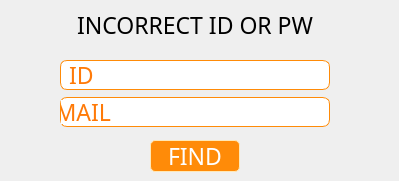
        <widget class="QWidget" name="findPwPage">
         <widget class="QLabel" name="idForFindPwLabel">
          <property name="geometry">
           <rect>
            <x>69</x>
            <y>63</y>
            <width>30</width>
            <height>24</height>
           </rect>
          </property>
          <property name="font">
           <font>
            <family>TMON_1.0</family>
            <pointsize>17</pointsize>
           </font>
          </property>
          <property name="styleSheet">
           <string notr="true">color: rgb(255, 122, 8);
background-color:white;</string>
          </property>
          <property name="text">
           <string>ID</string>
          </property>
          <property name="alignment">
           <set>Qt::AlignLeading|Qt::AlignLeft|Qt::AlignVCenter</set>
          </property>
         </widget>
         <widget class="QLineEdit" name="mailForFindPwInput">
          <property name="geometry">
           <rect>
            <x>60</x>
            <y>97</y>
            <width>270</width>
            <height>30</height>
           </rect>
          </property>
          <property name="styleSheet">
           <string notr="true">background-color: white;
border-radius: 7px;
border: 1px solid rgb(255, 139, 8);
padding-left:60px;</string>
          </property>
         </widget>
         <widget class="QLineEdit" name="idForFindPwInput">
          <property name="geometry">
           <rect>
            <x>60</x>
            <y>60</y>
            <width>270</width>
            <height>30</height>
           </rect>
          </property>
          <property name="styleSheet">
           <string notr="true">background-color: white;
border-radius: 7px;
border: 1px solid rgb(255, 139, 8);
padding-left:60px;</string>
          </property>
         </widget>
         <widget class="QPushButton" name="findBtnForFindPw">
          <property name="geometry">
           <rect>
            <x>150</x>
            <y>140</y>
            <width>90</width>
            <height>32</height>
           </rect>
          </property>
          <property name="font">
           <font>
            <family>TMON_1.0</family>
            <pointsize>17</pointsize>
           </font>
          </property>
          <property name="styleSheet">
           <string notr="true">color: white;
background-color: rgb(255, 139, 8);
border-radius: 5px;
border: 1px solid rgb(255, 232, 183);</string>
          </property>
          <property name="text">
           <string>FIND</string>
          </property>
         </widget>
         <widget class="QLabel" name="mailForFindPwLabel">
          <property name="geometry">
           <rect>
            <x>61</x>
            <y>100</y>
            <width>50</width>
            <height>24</height>
           </rect>
          </property>
          <property name="font">
           <font>
            <family>TMON_1.0</family>
            <pointsize>17</pointsize>
           </font>
          </property>
          <property name="styleSheet">
           <string notr="true">color: rgb(255, 122, 8);
background-color:white;</string>
          </property>
          <property name="text">
           <string>MAIL</string>
          </property>
          <property name="alignment">
           <set>Qt::AlignRight|Qt::AlignTrailing|Qt::AlignVCenter</set>
          </property>
         </widget>
         <widget class="QLabel" name="findPwFailLabel">
          <property name="geometry">
           <rect>
            <x>0</x>
            <y>10</y>
            <width>390</width>
            <height>30</height>
           </rect>
          </property>
          <property name="font">
           <font>
            <family>TMON_1.0</family>
            <pointsize>17</pointsize>
           </font>
          </property>
          <property name="text">
           <string>INCORRECT ID OR PW</string>
          </property>
          <property name="alignment">
           <set>Qt::AlignCenter</set>
          </property>
         </widget>
         <zorder>idForFindPwInput</zorder>
         <zorder>idForFindPwLabel</zorder>
         <zorder>mailForFindPwInput</zorder>
         <zorder>findBtnForFindPw</zorder>
         <zorder>mailForFindPwLabel</zorder>
         <zorder>findPwFailLabel</zorder>
        </widget>
